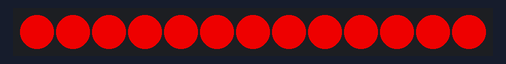
A sketch run on a simulated Arduino Uno, built with avr-gcc and run on an emulated ATmega328P. On the bench: 13 RGB LEDs in strip order, left to right.

Above: at 0.1 s.
At 0.6 s:
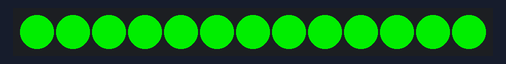
At 1.1 s:
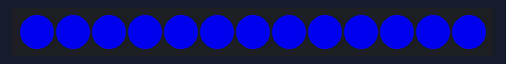

Measured:
- by itself, everything shown: repeats every 1.5 s, in 4 steps
- what the display in image 1 shows lasts 0.5 s, from 0.5 s to 1.0 s

The sketch:

FastLED_test.ino
```cpp
#define NUM_LEDS 13
#define DI_PIN 13
#define CURRENT_LIMIT 2000
#define BRIGHT 200           // Яркость
#define MAX_BRIGHT 255       // максимальная яркость (0 - 255)
#define MIN_BRIGHT 50        // минимальная яркость (0 - 255)
#define BRIGHT_CONSTANT 500  // константа усиления от внешнего света (0 - 1023)

#include <FastLED.h>
CRGB leds[NUM_LEDS];  // создаём ленту

void setup() {
  // put your setup code here, to run once:
  FastLED.addLeds<WS2812, DI_PIN, GRB>(leds, NUM_LEDS);  // инициализация светодиодов
  FastLED.setBrightness(BRIGHT); // Яркость светодиодов
}

void loop() {
  // put your main code here, to run repeatedly:
    LEDS.showColor(CRGB(255, 0, 0));
    delay(500);
    LEDS.showColor(CRGB(0, 255, 0));
    delay(500);
    LEDS.showColor(CRGB(0, 0, 255));
    delay(500);
    LEDS.showColor(CRGB(0, 0, 0));
}
```
